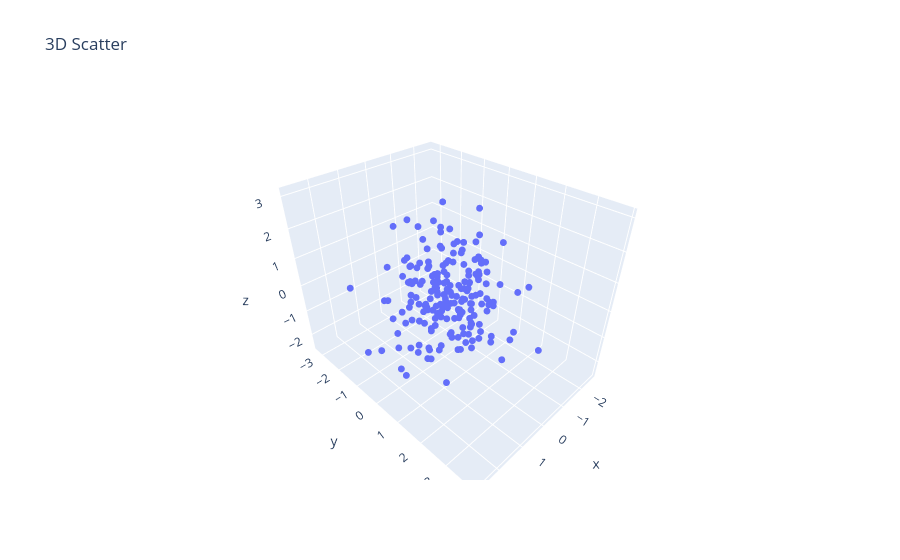

Notebook code for this chart:
### Markdown cell above
## 3D scatter

### Code cell
np.random.seed(42)
x, y, z = np.random.randn(3, 200)
fig = go.Figure(data=[go.Scatter3d(x=x, y=y, z=z, mode="markers", marker=dict(size=4))])
fig.update_layout(title="3D Scatter")
fig.show()

### Figure 1 — Plotly figure (JSON) as saved in the notebook; plotly's stock layout.template omitted (floating-point values rounded to 4 significant figures; data arrays with more than 128 entries replaced by an {"elided": "..."} marker saying what was removed)
{"data": [{"marker": {"size": 4}, "mode": "markers", "type": "scatter3d", "x": {"elided": "200 float values"}, "y": {"elided": "200 float values"}, "z": {"elided": "200 float values"}}], "layout": {"title": {"text": "3D Scatter"}}}
